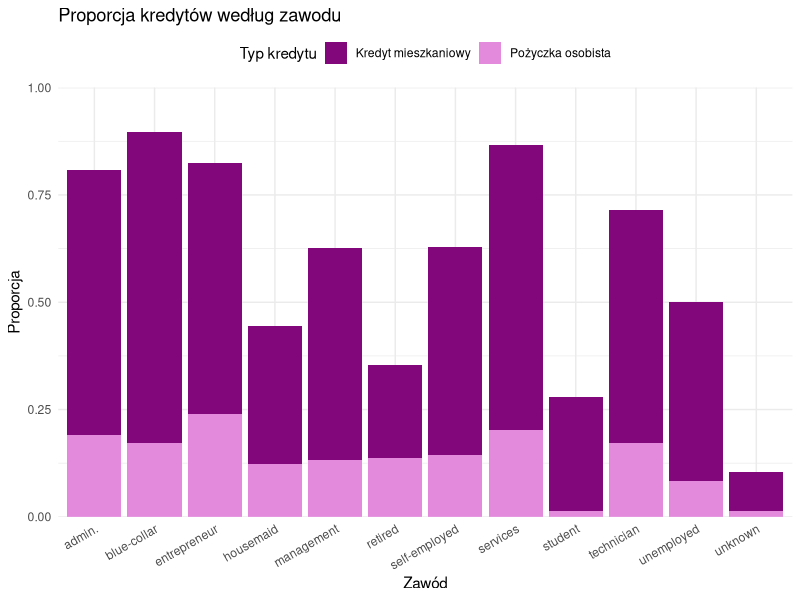
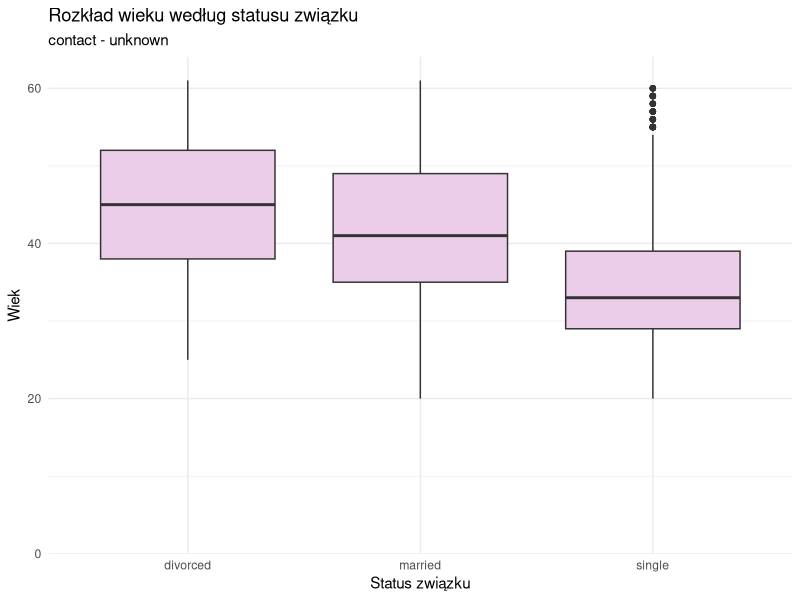
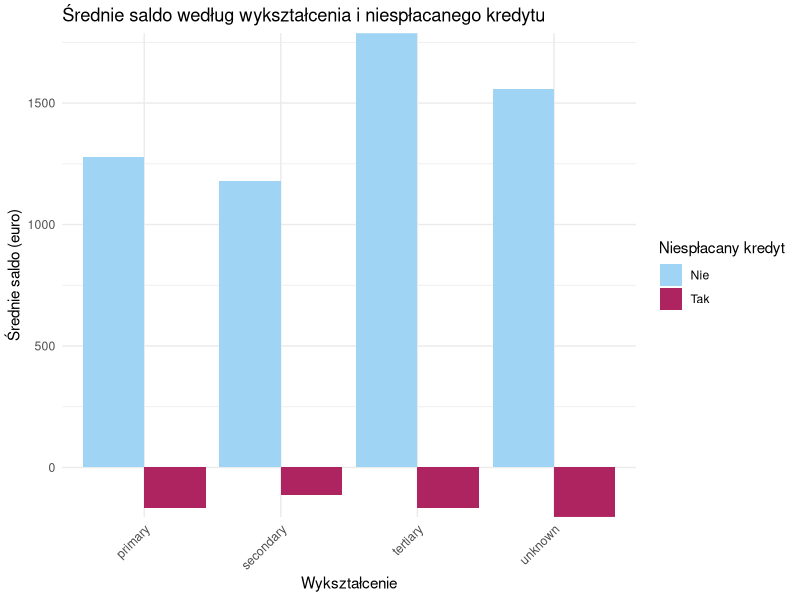
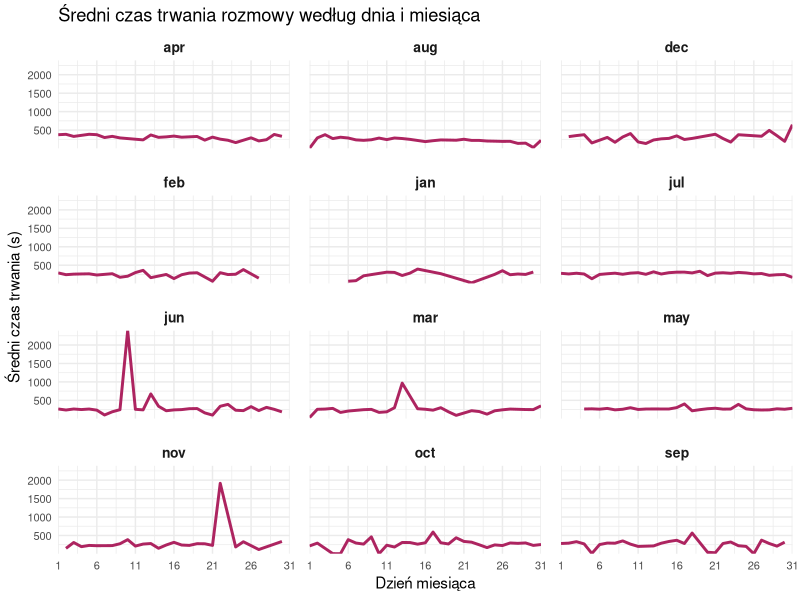
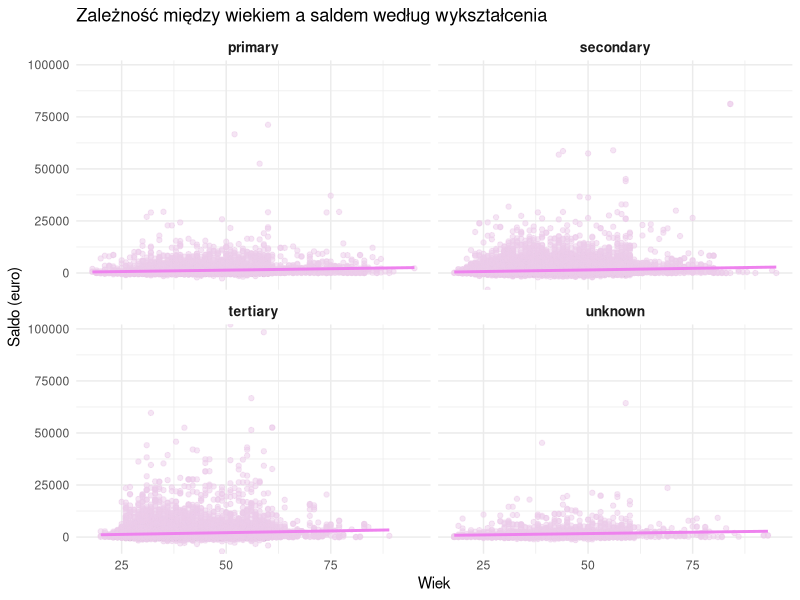
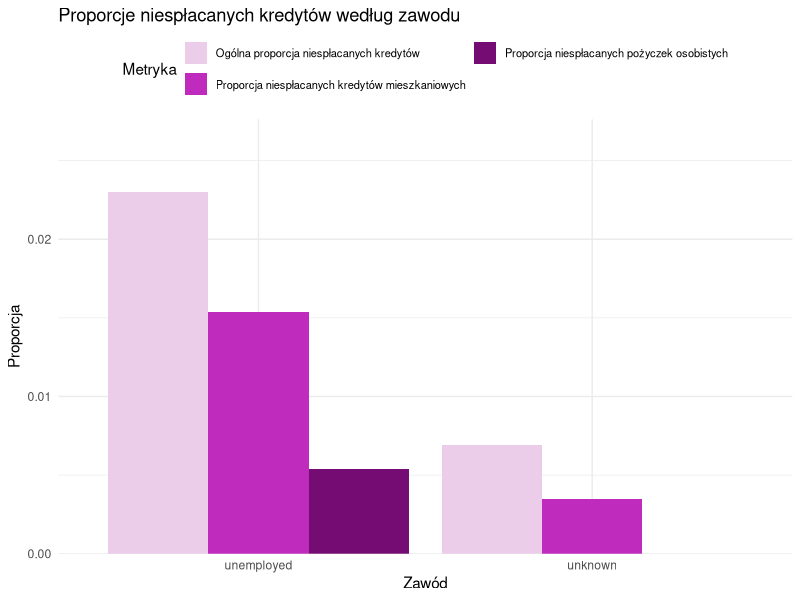

These figures' R source, in order:
## ---- chunk 1
knitr::opts_chunk$set(echo = TRUE)
library(dplyr)
library(ggplot2)

### Wczytanie danych
df <- read.csv("dane.csv")

## ---- chunk 2

# Tu umieść kod do wygenerowania odpowiedzi do zadania.

zad1 <- df %>%
  group_by(job) %>%
  summarise(
    prop_housing = mean(housing == "yes", na.rm = TRUE),
    prop_loan = mean(loan == "yes", na.rm = TRUE)
  ) %>%
  tidyr::pivot_longer(cols = c(prop_housing, prop_loan), 
                      names_to = "loan_type", 
                      values_to = "proportion")

ggplot(zad1, aes(x = job, y = proportion, fill = loan_type)) +
  geom_bar(stat = "identity") + 
  scale_y_continuous(limits = c(0, 1), expand = c(0, 0)) + 
  theme_minimal() +
  theme(axis.text.x = element_text(angle = 30, hjust = 1),
        legend.position = "top") +
  scale_fill_manual(values = c("#82077a", "#e38add"), 
                    labels = c("Kredyt mieszkaniowy", "Pożyczka osobista")) +
  labs(title = "Proporcja kredytów według zawodu", 
       x = "Zawód", y = "Proporcja", fill = "Typ kredytu")
## ---- chunk 3

# Tu umieść kod do wygenerowania odpowiedzi do zadania.
zad2 <- df %>% 
  filter(contact == "unknown")

ggplot(zad2, aes(x = marital, y = age)) +
  geom_boxplot(fill = "#ebcce9") +  
  scale_y_continuous(limits = c(0, max(zad2$age, na.rm = TRUE) * 1.05), 
                     expand = c(0, 0)) + 
  theme_minimal() +
  labs(title = "Rozkład wieku według statusu związku ", 
       subtitle = "contact - unknown",
       x = "Status związku", y = "Wiek") +
  theme(legend.position = "none")
## ---- chunk 4

# Tu umieść kod do wygenerowania odpowiedzi do zadania.
zad3 <- df %>%
  group_by(education, default) %>%
  summarise(mean_balance = mean(balance, na.rm = TRUE), .groups = "drop")

ggplot(zad3, aes(x = education, y = mean_balance, fill = default)) +
  geom_bar(stat = "identity", position = "dodge") +
  scale_y_continuous(expand = c(0, 0)) +  # Słupki od 0
  theme_minimal() +
  scale_fill_manual(values = c("#9fd4f5", "#ad2460"), 
                    labels = c("Nie", "Tak")) +
  labs(title = "Średnie saldo według wykształcenia i niespłacanego kredytu", 
       x = "Wykształcenie", y = "Średnie saldo (euro)", fill = "Niespłacany kredyt") +
  theme(axis.text.x = element_text(angle = 45, hjust = 1))
## ---- chunk 5

# Tu umieść kod do wygenerowania odpowiedzi do zadania.

zad4 <- df %>%
  group_by(day, month) %>%
  summarise(mean_duration = mean(duration, na.rm = TRUE), .groups = "drop")

ggplot(zad4, aes(x = day, y = mean_duration)) +
  geom_line(linewidth = 1, color = "#ad2460") +  
  facet_wrap(~month, nrow = 4, ncol = 3) + 
  scale_x_continuous(breaks = seq(1, 31, by = 5), expand = c(0, 0)) +
  scale_y_continuous(expand = c(0, 0)) +  
  theme_minimal() +
  labs(title = "Średni czas trwania rozmowy według dnia i miesiąca", 
       x = "Dzień miesiąca", y = "Średni czas trwania (s)") +
  theme(
    strip.text = element_text(size = 10, face = "bold"),  
    axis.text = element_text(size = 8), 
    panel.spacing = unit(1, "lines")  
  )
## ---- chunk 6

# Tu umieść kod do wygenerowania odpowiedzi do zadania.
ggplot(df, aes(x = age, y = balance)) +
  geom_point(alpha = 0.5, color = "#ebcce9") + 
  geom_smooth(method = "lm", se = FALSE, color = "violet") +  
  facet_wrap(~education, ncol = 2) + 
  scale_y_continuous(expand = c(0, 0)) + 
  theme_minimal() +
  labs(title = "Zależność między wiekiem a saldem według wykształcenia", 
       x = "Wiek", y = "Saldo (euro)") +
  theme(strip.text = element_text(size = 10, face = "bold"), 
        legend.position = "none") 
## ---- chunk 7

# Tu umieść kod do wygenerowania odpowiedzi do zadania.
zad6 <- df %>%
  filter(job %in% c("unemployed", "unknown")) %>%
  group_by(job) %>%
  summarise(
    prop_default = mean(default == "yes", na.rm = TRUE),
    prop_housing_default = mean(housing == "yes" & default == "yes", na.rm = TRUE),
    prop_loan_default = mean(loan == "yes" & default == "yes", na.rm = TRUE),
    n = n()
  )

zad6_long <- zad6 %>%
  tidyr::pivot_longer(cols = c(prop_default, prop_housing_default, prop_loan_default), 
                      names_to = "metric", 
                      values_to = "proportion") %>%
  mutate(metric = factor(metric, 
                         levels = c("prop_default", "prop_housing_default", "prop_loan_default"),
                         labels = c("Ogólna proporcja niespłacanych kredytów", 
                                    "Proporcja niespłacanych kredytów mieszkaniowych", 
                                    "Proporcja niespłacanych pożyczek osobistych")))

# Wykres: Wszystkie proporcje na jednym wykresie
ggplot(zad6_long, aes(x = job, y = proportion, fill = metric)) +
  geom_bar(stat = "identity", position = "dodge") +
  scale_y_continuous(limits = c(0, max(zad6_long$proportion) * 1.2), expand = c(0, 0)) +  # Oś Y od 0
  theme_minimal() +
  scale_fill_manual(values = c("#ebcce9", "#bf2cbd", "#750c74")) +  
  labs(title = "Proporcje niespłacanych kredytów według zawodu", 
       x = "Zawód", y = "Proporcja", fill = "Metryka") +
  theme(legend.position = "top",
        legend.text = element_text(size = 8)) +  
  guides(fill = guide_legend(nrow = 2))
